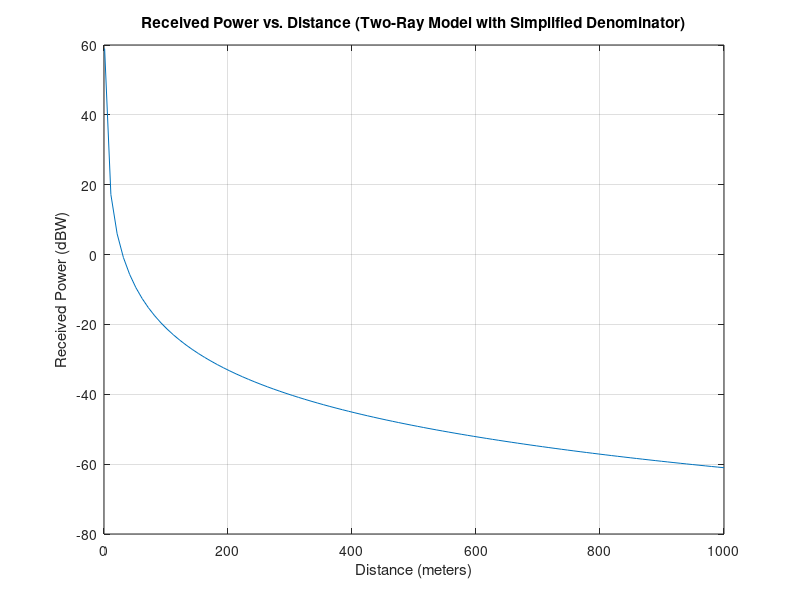

Write MATLAB code to recreate this figure.
clear all;
clc;
% Constants
Pt = 1;      % Transmit power (in Watts)
Gt = 10;     % Transmit antenna gain (in dBi)
Gr = 15;     % Receive antenna gain (in dBi)
ht = 10;     % Height of transmitting antenna (in meters)
hr = 5;      % Height of receiving antenna (in meters)

% Define the distance range
d = linspace(1, 1000, 100); % Distance from 1 to 1000 meters

% Calculate the received power with simplified denominator
Pr = (Pt * 10^(Gt/10) * 10^(Gr/10) * (ht * hr)^2) ./ (d.^4);

% Plot the received power vs. distance
figure;
plot(d, 10*log10(Pr)); % Convert received power to dB for plotting
xlabel('Distance (meters)');
ylabel('Received Power (dBW)');
title('Received Power vs. Distance (Two-Ray Model with Simplified Denominator)');
grid on;

